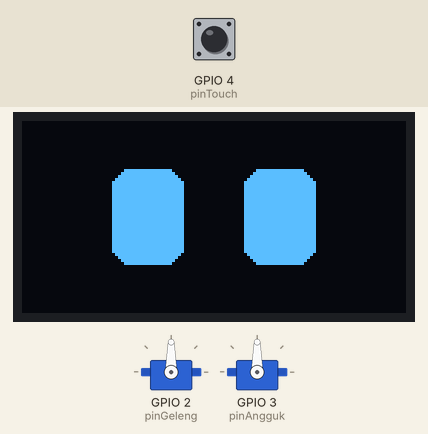
A sketch run on a simulated ESP32. Shown: 128×64 one-colour display, 2 × servo. Inputs (shaded band) come from the test bench; at power-on: GPIO 4 (pinTouch) LOW. What the sketch prints to the serial monitor is not drawn.

Above: at 0.1 s.
4.2 s: GPIO 4 (pinTouch) pulled HIGH for 0.15 s
At 4.55 s:
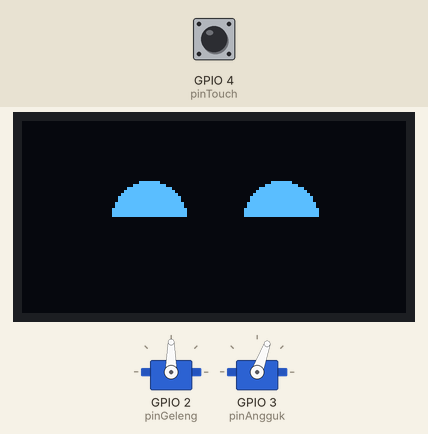
4.9 s: GPIO 4 (pinTouch) pulled HIGH for 3.2 s
At 8.28 s:
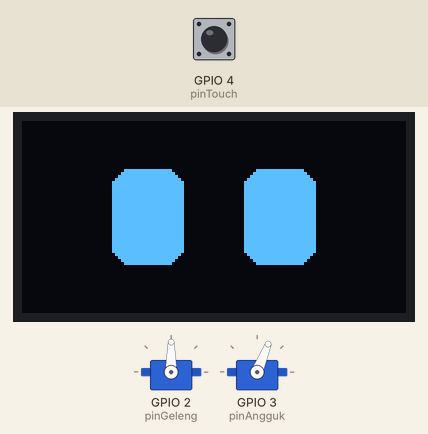
8.7 s: GPIO 4 (pinTouch) pulled HIGH for 1 s
At 20.5 s:
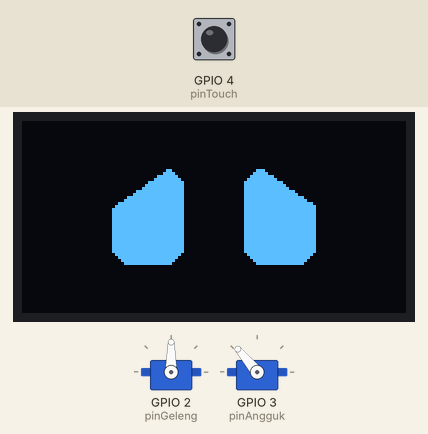
Timing chart, 0 to 21.0 s (numbered marks = the images above; inputs shaded):
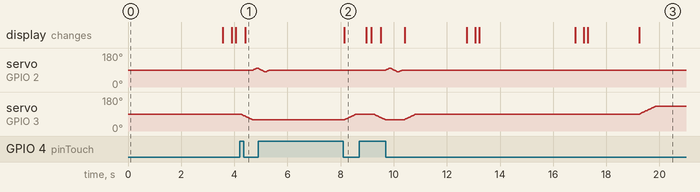

Measured:
- after the input at 4.2 s, servo on GPIO 2 (pinGeleng): 90° → 98° after 0.51 s; servo on GPIO 3 (pinAngguk): moves from 90° to 60° over 0.42 s, starting after 0.06 s; the display: changes after 0.21 s (image 1)

The sketch:

vector_robot_project.ino
```cpp
#include <Wire.h>
#include <Adafruit_GFX.h>
#include <Adafruit_SSD1306.h>
#include <ESP32Servo.h>

// --- Konfigurasi OLED ---
Adafruit_SSD1306 display(128, 64, &Wire, -1);
int eyeW = 24, eyeH = 32, leftX = 30, rightX = 74, eyeY = 16;

// --- Konfigurasi Servo & Pin ---
Servo servoGeleng;
Servo servoAngguk;
const int pinGeleng = 2;
const int pinAngguk = 3;
const int pinTouch = 4;

// Variabel status
bool sedangDisayang = false;
unsigned long waktuTerakhirKedip = 0;

void setup() {
  Serial.begin(115200);
  pinMode(pinTouch, INPUT);

  // Inisialisasi OLED
  Wire.begin(8, 9);
  if(!display.begin(SSD1306_SWITCHCAPVCC, 0x3C)) for(;;);

  // Inisialisasi Servo
  servoGeleng.setPeriodHertz(50);
  servoAngguk.setPeriodHertz(50);
  servoGeleng.attach(pinGeleng, 500, 2400);
  servoAngguk.attach(pinAngguk, 500, 2400);

  // Posisi siaga (Tengah)
  servoGeleng.write(90);
  servoAngguk.write(90);

  drawNormalEyes();
}

// void loop() {
//   int touchState = digitalRead(pinTouch);

//   if (touchState == HIGH) {
//     if (!sedangDisayang) {
//       modeDisayang(); // Trigger mode disayang saat pertama disentuh
//     }
//     // Jika terus disentuh/di-elus, tetap di posisi ini
//     sedangDisayang = true;
//   } else {
//     if (sedangDisayang) {
//       // Jika sentuhan dilepas, kembali ke normal
//       kembaliNormal();
//       sedangDisayang = false;
//     }

//     // Saat tidak disentuh, jalankan rutinitas normal (berkedip sesekali)
//     if (millis() - waktuTerakhirKedip > 3500) { // Kedip setiap 3.5 detik
//       blink();
//       waktuTerakhirKedip = millis();
//     }
//   }
//   delay(20);
// }
// Tambahkan variabel ini di atas setup()
unsigned long waktuTerakhirDisentuh = 0;

void loop() {
  int touchState = digitalRead(pinTouch);

  if (touchState == HIGH) {
    waktuTerakhirDisentuh = millis(); // Reset timer saat disentuh

    if (!sedangDisayang) {
      modeDisayang();
    }
    sedangDisayang = true;
  } else {
    if (sedangDisayang) {
      kembaliNormal();
      sedangDisayang = false;
    }

    // LOGIKA IDLE (BOSAN)
    if (millis() - waktuTerakhirDisentuh > 10000) {
      // Jika dicuekin 10 detik, jadi sedih
      modeSedih();
      delay(3000);          // Sedih selama 3 detik
      waktuTerakhirDisentuh = millis(); // Reset timer
      kembaliNormal();
    }
    // Kedip normal
    else if (millis() - waktuTerakhirKedip > 3500) {
      blink();
      waktuTerakhirKedip = millis();
    }
  }
  delay(20);
}

// ==========================================
// LOGIKA MODE INTERAKSI
// ==========================================

void modeDisayang() {
  Serial.println("Ahhh... nyaman~");

  // 1. Ubah ekspresi mata jadi melengkung senang ( ^ ^ )
  drawHappyEyes();

  // 2. Kepala mendongak ke atas (menikmati elusan)
  // Asumsi 90 tengah, < 90 mendongak ke atas. Sesuaikan dengan arah pasang servo Anda!
  gerakHalus(servoAngguk, 90, 60);

  // 3. Kepala goyang sedikit ke kiri dan kanan (manja)
  gerakHalus(servoGeleng, 90, 100);
  gerakHalus(servoGeleng, 100, 80);
  gerakHalus(servoGeleng, 80, 90);
}

void kembaliNormal() {
  Serial.println("Kembali fokus.");
  // Mata kembali normal
  drawNormalEyes();

  // Kepala kembali ke tengah perlahan
  gerakHalus(servoAngguk, servoAngguk.read(), 90);
  gerakHalus(servoGeleng, servoGeleng.read(), 90);
}

// ==========================================
// FUNGSI PENDUKUNG SERVO & OLED
// ==========================================

void gerakHalus(Servo &servo, int posisiAwal, int posisiAkhir) {
  if (posisiAwal < posisiAkhir) {
    for (int p = posisiAwal; p <= posisiAkhir; p++) {
      servo.write(p);
      delay(15);
    }
  } else {
    for (int p = posisiAwal; p >= posisiAkhir; p--) {
      servo.write(p);
      delay(15);
    }
  }
}

void drawNormalEyes() {
  display.clearDisplay();
  display.fillRoundRect(leftX, eyeY, eyeW, eyeH, 6, SSD1306_WHITE);
  display.fillRoundRect(rightX, eyeY, eyeW, eyeH, 6, SSD1306_WHITE);
  display.display();
}

void drawHappyEyes() {
  display.clearDisplay();
  // Menggambar bentuk bulan sabit / melengkung ke atas
  // Mata Kiri
  display.fillCircle(leftX + (eyeW/2), eyeY + (eyeH/2), 12, SSD1306_WHITE);
  display.fillRect(leftX - 5, eyeY + (eyeH/2), eyeW + 10, 20, SSD1306_BLACK); // Potong bagian bawah

  // Mata Kanan
  display.fillCircle(rightX + (eyeW/2), eyeY + (eyeH/2), 12, SSD1306_WHITE);
  display.fillRect(rightX - 5, eyeY + (eyeH/2), eyeW + 10, 20, SSD1306_BLACK); // Potong bagian bawah
  display.display();
}

void blink() {
  for (int h = eyeH; h > 0; h -= 4) {
    display.clearDisplay();
    int yOffset = (eyeH - h) / 2;
    display.fillRoundRect(leftX, eyeY + yOffset, eyeW, h, 6, SSD1306_WHITE);
    display.fillRoundRect(rightX, eyeY + yOffset, eyeW, h, 6, SSD1306_WHITE);
    display.display();
    delay(5);
  }
  delay(20);
  for (int h = 0; h <= eyeH; h += 4) {
    display.clearDisplay();
    int yOffset = (eyeH - h) / 2;
    display.fillRoundRect(leftX, eyeY + yOffset, eyeW, h, 6, SSD1306_WHITE);
    display.fillRoundRect(rightX, eyeY + yOffset, eyeW, h, 6, SSD1306_WHITE);
    display.display();
    delay(5);
  }
  drawNormalEyes();
}

void modeMarah() {
  Serial.println("Jangan sentuh aku!");

  // Gambar mata marah
  display.clearDisplay();
  display.fillRoundRect(leftX, eyeY, eyeW, eyeH, 6, SSD1306_WHITE);
  display.fillRoundRect(rightX, eyeY, eyeW, eyeH, 6, SSD1306_WHITE);

  // Trik masking: Potong sudut dalam atas dengan segitiga hitam
  // Kiri (potong kanan atas)
  display.fillTriangle(leftX, eyeY - 5, leftX + eyeW + 5, eyeY - 5, leftX + eyeW + 5, eyeY + 15, SSD1306_BLACK);
  // Kanan (potong kiri atas)
  display.fillTriangle(rightX - 5, eyeY - 5, rightX + eyeW, eyeY - 5, rightX - 5, eyeY + 15, SSD1306_BLACK);
  display.display();

  // Gerakan leher agresif (geleng cepat)
  servoAngguk.write(90); // Menatap lurus tajam
  for(int i=0; i<3; i++) {
    servoGeleng.write(110);
    delay(100);
    servoGeleng.write(70);
    delay(100);
  }
  servoGeleng.write(90);
}

void modeSedih() {
  Serial.println("Aku kesepian...");

  // Gambar mata sedih
  display.clearDisplay();
  display.fillRoundRect(leftX, eyeY, eyeW, eyeH, 6, SSD1306_WHITE);
  display.fillRoundRect(rightX, eyeY, eyeW, eyeH, 6, SSD1306_WHITE);

  // Trik masking: Potong sudut luar atas
  // Kiri (potong kiri atas)
  display.fillTriangle(leftX - 5, eyeY - 5, leftX + eyeW, eyeY - 5, leftX - 5, eyeY + 15, SSD1306_BLACK);
  // Kanan (potong kanan atas)
  display.fillTriangle(rightX, eyeY - 5, rightX + eyeW + 5, eyeY - 5, rightX + eyeW + 5, eyeY + 15, SSD1306_BLACK);
  display.display();

  // Gerakan leher sedih (menunduk pelan)
  // Asumsi sudut > 90 adalah menunduk. Sesuaikan jika terbalik di robot Anda.
  gerakHalus(servoAngguk, servoAngguk.read(), 130);
  delay(1000); // Tahan posisi sedih
}

void modeBingung() {
  Serial.println("Hah? Apa itu?");

  display.clearDisplay();
  // Mata kiri normal
  display.fillRoundRect(leftX, eyeY, eyeW, eyeH, 6, SSD1306_WHITE);
  // Mata kanan menyipit (ukurannya setengah)
  display.fillRoundRect(rightX, eyeY + 16, eyeW, eyeH - 16, 6, SSD1306_WHITE);
  display.display();

  // Gerakan leher bingung (menengok ragu-ragu)
  gerakHalus(servoGeleng, 90, 120);
  gerakHalus(servoAngguk, 90, 100);
  delay(1500); // Berpikir sejenak
}
```
